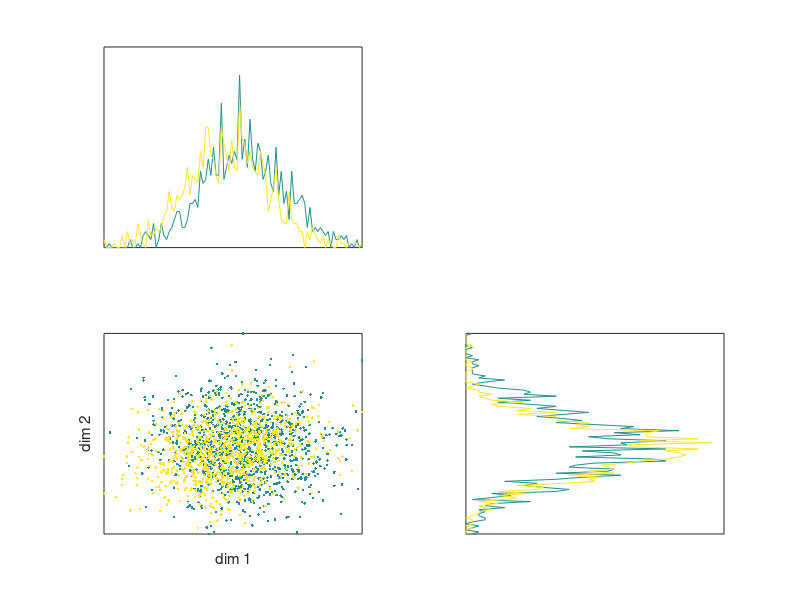
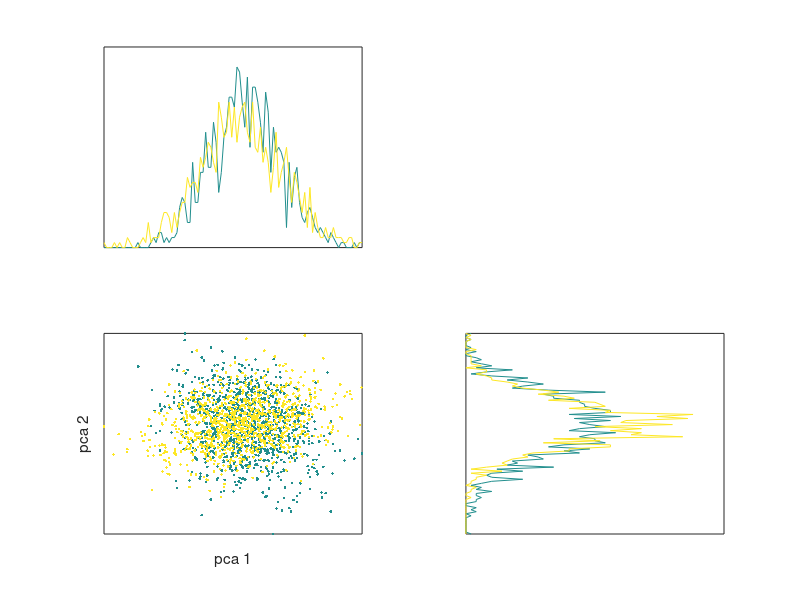

These figures' MATLAB source, in order: (Note: this script raises an error after producing the figures.)
function cluster
clc
close all

dims = 50;
n = 1000;
c = 2;

% make c clusters with n datapoints each in dims dimensional space
for i = 1:c
    mu = randn(1,dims);%*20*i;
    sig = randn(dims);
    sig = sig'*sig; % covariance matrix must be symmetric positive semi-definite (x'Mx >= 0)
    
    data(:,:,i) = mvnrnd(mu,sig,n);
end

ids = reshape(repmat(1:c,n,1),[c*n 1]);

% flatten list
data = reshape(permute(data,[1 3 2]),[c*n dims]);

% project along first two dimensions
show(data(:,1:2),ids,{'dim 1','dim 2'});

% project along principle components
[~, scores] = princomp(data);
figure
show(scores(:,1:2),ids,{'pca 1','pca 2'})

% useful to understand pca in terms of svd
if false
    data = data-repmat(mean(data),c*n,1);
    
    [U,S,V] = svd(data); % data = U*S*V'
    S=diag(S);
    
    figure
    show(data*V(:,1:2)./repmat(S(1:2)',n*c,1),ids,{'svd 1','svd 2'});
end

d = diff([mean(data(ids==1,:)); mean(data(ids==2,:))]);
d = d'/norm(d);

%kl = getKL(data,ids,d);
kl = getKL(data,ids,ones(dims,1));

figure
show(data*[kl d],ids,{'kl','u diff'});
end

function show(data,ids,labels)
u = unique(ids);
c = length(u);

colors = colormap;

xlims = minmax(data(:,1));
ylims = minmax(data(:,2));

    function out = minmax(in)
        out = cellfun(@(f) f(in(:)),{@min @max});
    end

nbins=100;

for i = 1:c
    color{i} = colors(ceil(size(colormap,1)*i/c),:);
    
    subplot(2,2,3)
    d = data(ids==u(i),:);
    plot(d(:,1),d(:,2),'.','Color',color{i});
    
    if i == 1
        xlim(xlims);
        ylim(ylims);
        clean;
        xlabel(labels{1});
        ylabel(labels{2});
        hold on
    end
    
    subplot(2,2,1)
    distPlot(1,xlims,false);
    
    subplot(2,2,4)
    distPlot(2,ylims,true);
end

    function clean
        set(gca,'XTick',[])
        set(gca,'YTick',[])
    end

    function distPlot(col,lims,vert)
        bins = linspace(lims(1),lims(2),nbins);
        h = hist(d(:,col),bins);
        if vert
            x=h;
            y=bins;
            f=@ylim;
        else
            x=bins;
            y=h;
            f=@xlim;
        end
        plot(x,y,'Color',color{i});
        
        if i == 1
            f(lims);
            clean;
            hold on
        end
    end
end

function out = getKL(data,ids,x0)
u = unique(ids);
if length(u)~=2 || ~all(ismember([1 2],u))
    error('ids have to be 1 or 2')
end

out = fminunc(@score,x0);
    function out = score(x)
        x = x/norm(x); % would be better to use polar coordinates and use fmincon on a hemi-hypersphere
        d = data*x;
        m = minmax(d);
        
        [a,bins] = hist(d(ids==1,:),linspace(m(1),m(2),100)');
         b       = hist(d(ids==2,:),bins);
        out = -kl([a; b]');
    end
end

function out=kl(d)
d=d+eps;%prevent nans/infs
out=sum(d(:,1).*reallog(d(:,1)./d(:,2)));
end